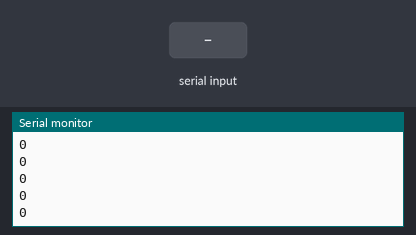
Bench run of a sketch on a simulated Arduino Uno, built with avr-gcc and run on an emulated ATmega328P. Shown: the last lines printed to the serial monitor. The inputs (shaded band) are chosen by the test bench.

Above: at 1.2 s.
1.3 s: byte 30 received over Serial
At 2.1 s:
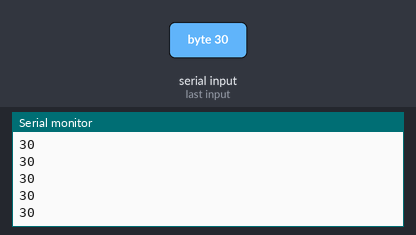
2.8 s: byte 90 received over Serial
At 3.3 s:
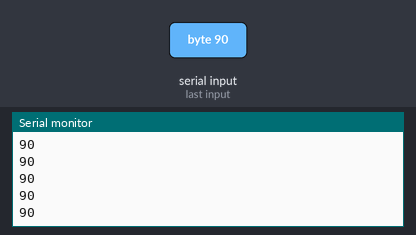
4.3 s: byte 120 received over Serial
At 4.8 s:
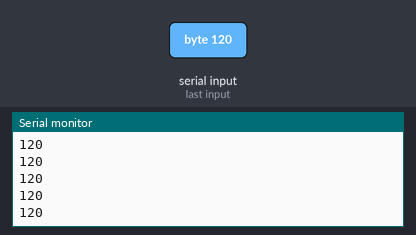
Timing chart, 0 to 7.3 s (numbered marks = the images above; inputs shaded):
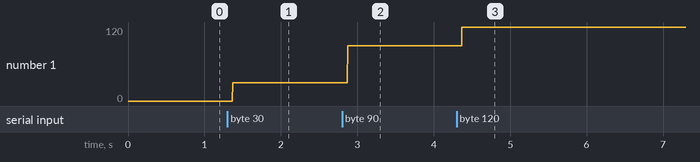

Measured:
- after the input at 1.3 s, the serial monitor: prints a new line after 0.07 s (image 1)
- after the input at 2.8 s, the serial monitor: prints a new line after 0.07 s (image 2)
- after the input at 4.3 s, the serial monitor: prints a new line after 0.07 s (image 3)
- plotted number 1: 0 → 30 after the input at 1.3 s, 30 → 90 after the input at 2.8 s, 90 → 120 after the input at 4.3 s

The sketch:

serial.ino
```cpp
int x=0;
void setup() {
  // put your setup code here, to run once:
Serial.begin(9600);
}

void loop() {
  // put your main code here, to run repeatedly:
if(Serial.available()>0)
 x=Serial.read();
Serial.println(x,DEC);

}
```
